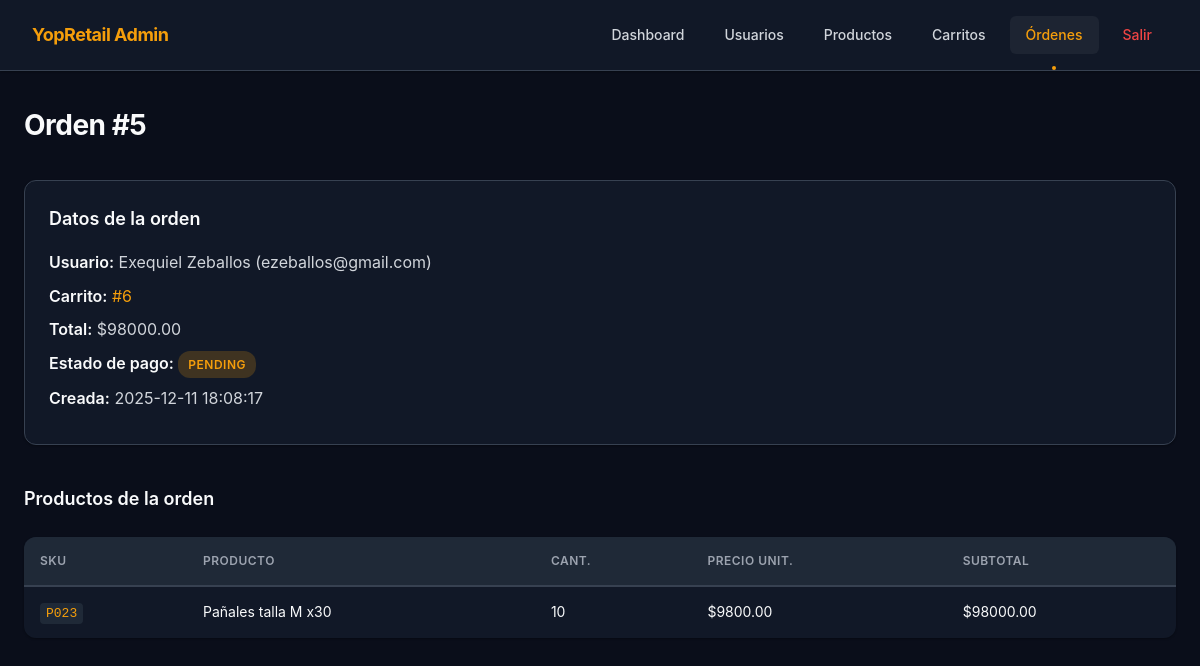
Before: /admin/orders/5 (signed in) with the older database file.
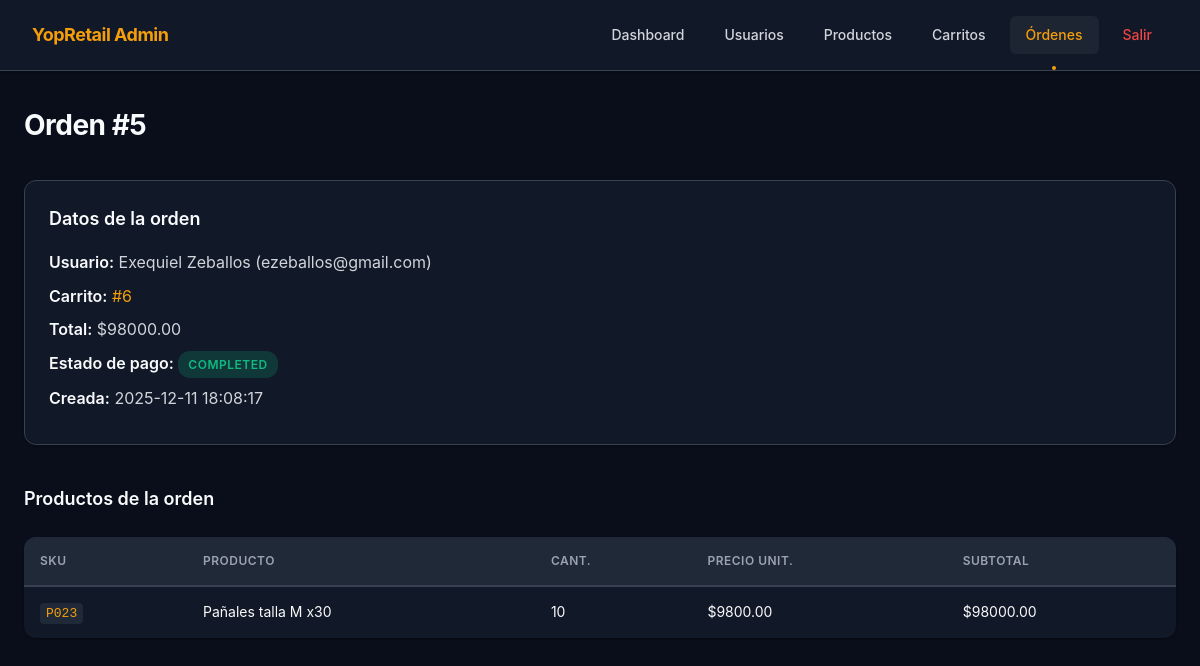
After: the same page with the newer database file.
### tables this page shows
CREATE TABLE orders (
    id             INTEGER PRIMARY KEY AUTOINCREMENT,
    user_id        INTEGER NOT NULL,
    cart_id        INTEGER NOT NULL,
    total          REAL NOT NULL,
    payment_status TEXT NOT NULL DEFAULT 'pending', -- pending | paid | failed
    created_at     TEXT DEFAULT (datetime('now')),
    FOREIGN KEY (user_id) REFERENCES users(id),
    FOREIGN KEY (cart_id) REFERENCES carts(id)
);

### backoffice_app.py (the view)
@app.get("/admin/orders/{order_id}", response_class=HTMLResponse)
def admin_order_detail(
    order_id: int,
    request: Request,
    _: bool = Depends(get_current_admin),
):
    with get_connection() as conn:
        order = conn.execute(
            """
            SELECT
                o.id,
                o.user_id,
                u.name AS user_name,
                u.email AS user_email,
                o.cart_id,
                o.total,
                o.payment_status,
                o.created_at
            FROM orders o
            JOIN users u ON u.id = o.user_id
            WHERE o.id = ?
            """,
            (order_id,),
        ).fetchone()
        if not order:
            raise HTTPException(status_code=404, detail="Orden no encontrada")
        items = conn.execute(
            """
            SELECT
                p.sku,
                p.name AS product_name,
                ci.quantity,
                ci.unit_price,
                (ci.quantity * ci.unit_price) AS line_total
            FROM cart_items ci
            JOIN products p ON p.id = ci.product_id
            WHERE ci.cart_id = ?
            ORDER BY p.name
            """,
            (order["cart_id"],),
        ).fetchall()
    return templates.TemplateResponse(
        "order_detail.html",
        {"request": request, "order": order, "items": items},
    )

### templates/order_detail.html (shortened to what this page needs)
{% extends "admin_base.html" %}
{% block content %}
<h2>Orden #{{ order.id }}</h2>
<section class="detail-card">
  <h3>Datos de la orden</h3>
  <p><strong>Usuario:</strong> {{ order.user_name }} ({{ order.user_email }})</p>
  <p>
    <strong>Carrito:</strong>
    <a href="/admin/carts/{{ order.cart_id }}">#{{ order.cart_id }}</a>
  </p>
  <p><strong>Total:</strong> ${{ "%.2f"|format(order.total) }}</p>
  <p>
    <strong>Estado de pago:</strong>
    {% if order.payment_status == 'paid' or order.payment_status == 'completed' %}
      <span class="badge badge-success">{{ order.payment_status }}</span>
    {% elif order.payment_status == 'pending' %}
      <span class="badge badge-warning">{{ order.payment_status }}</span>
    {% else %}
      <span class="badge badge-danger">{{ order.payment_status }}</span>
    {% endif %}
  </p>
  <p><strong>Creada:</strong> {{ order.created_at }}</p>
</section>
<h3 style="margin-top: 40px;">Productos de la orden</h3>
<table class="table">
  <thead>
    <tr>
      <th>SKU</th>
      <th>Producto</th>
      <th>Cant.</th>
      <th>Precio unit.</th>
      <th>Subtotal</th>
    </tr>
  </thead>
  <tbody>
    {% for item in items %}
    <tr>
      <td><code>{{ item.sku }}</code></td>
      <td>{{ item.product_name }}</td>
      <td>{{ item.quantity }}</td>
      <td>${{ "%.2f"|format(item.unit_price) }}</td>
      <td>${{ "%.2f"|format(item.line_total) }}</td>
    </tr>
    {% endfor %}
  </tbody>
</table>
{% endblock %}

Changed rows visible on the page:
changed orders id 5: payment_status "PENDING" → "COMPLETED"
